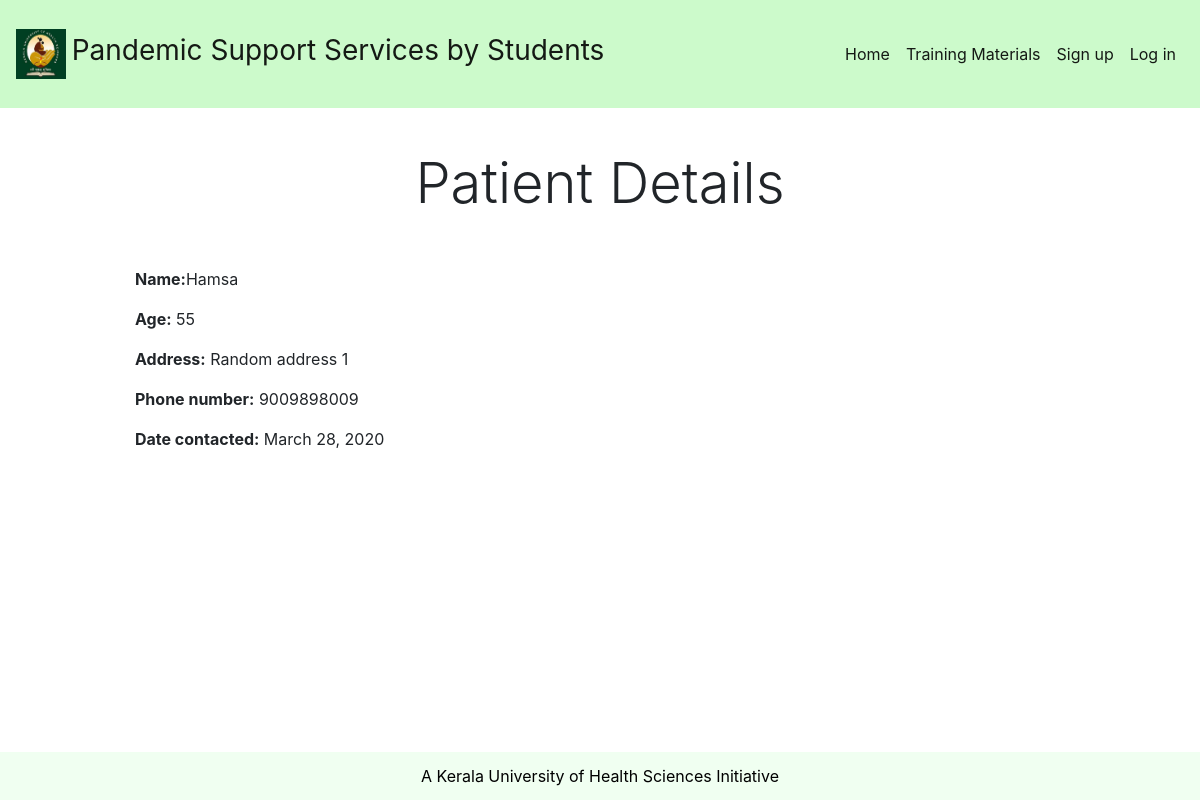
Page /home/patient/1 on the committed database.
### home/models.py (models this page shows, shortened)
class Patient(models.Model):
	name = models.CharField(max_length=200)
	age = models.PositiveSmallIntegerField()
	address = models.TextField()
	phone_number = models.CharField(max_length=10)
	date_contacted = models.DateField()
	contacted_by = models.ForeignKey(User, on_delete=models.SET_NULL, null=True, blank=True)
	outcome = models.ForeignKey(Outcome, on_delete=models.PROTECT)
	class Meta:
		ordering = ['date_contacted']
		permissions = (("is_staff", "Has the staff permissions"),)

### home/views.py (the view)
# urls.py: path('patient/<int:pk>', views.PatientDetailView.as_view(), name='patient-detail'),
class PatientDetailView(generic.DetailView):
    model = Patient

### home/templates/home/patient_detail.html
{% extends "base_generic.html" %}
{% block heading %}
Patient Details
{% endblock %}
{% block content %}
  <p><strong>Name:</strong>{{ patient.name }}</p>
  <p><strong>Age:</strong> {{ patient.age }}</p>
  <p><strong>Address:</strong> {{ patient.address }}</p>
  <p><strong>Phone number:</strong> {{ patient.phone_number }}</p>
  <p><strong>Date contacted:</strong> {{ patient.date_contacted }}</p>
{% endblock %}

### rows in the picture
Patient: name "Hamsa", age "55", address "Random address 1", phone_number "9009898009", date_contacted "March 28, 2020"
